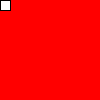
Frame 1 (no input)
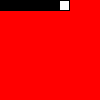
Frame 60 (the mouse pressed at the canvas centre just before this capture)
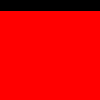
Frame 120 (the mouse held since frame 60 and released just before this capture)

The Processing sketch that drew these frames (run headless with seeded random() and noise(); from frame 60 on, the mouse is pressed at the canvas centre):

// Processing sketch: processing_72091
// ── processing_72091.pde

/* a simple moving square across the
x axis of the screen

Developed by: Laura Maye, University of Liemrick
*/

int x = 0, y = 0;
int shapeSize = 10;

void setup()
{
  background(255, 0, 0);
}

void draw()
{
  rect(x, y, shapeSize, shapeSize);
  println("x: " + x + " y: " + y);
  x = x + 1;
}
